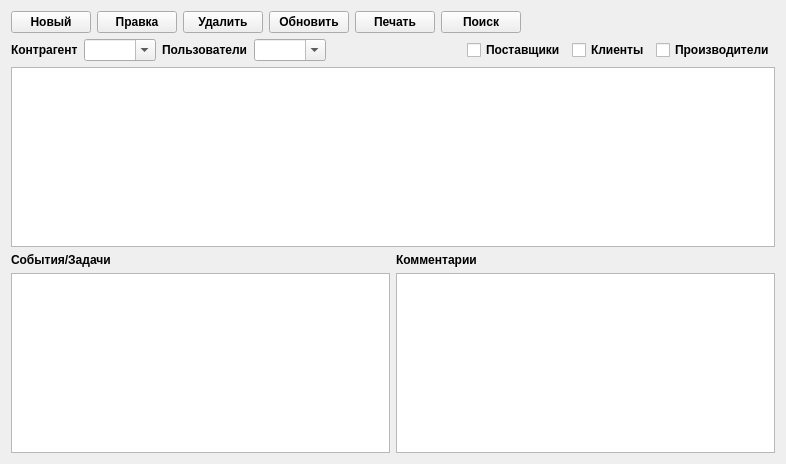
<?xml version="1.0" encoding="UTF-8"?>
<ui version="4.0">
 <class>Contacts</class>
 <widget class="QWidget" name="Contacts">
  <property name="geometry">
   <rect>
    <x>0</x>
    <y>0</y>
    <width>786</width>
    <height>464</height>
   </rect>
  </property>
  <property name="sizePolicy">
   <sizepolicy hsizetype="Preferred" vsizetype="Preferred">
    <horstretch>0</horstretch>
    <verstretch>0</verstretch>
   </sizepolicy>
  </property>
  <property name="minimumSize">
   <size>
    <width>0</width>
    <height>0</height>
   </size>
  </property>
  <property name="windowTitle">
   <string/>
  </property>
  <layout class="QGridLayout" name="gridLayout">
   <item row="0" column="0">
    <layout class="QHBoxLayout" name="horizontalLayout">
     <item>
      <widget class="QPushButton" name="buttonNew">
       <property name="font">
        <font>
         <family>Arial</family>
         <pointsize>9</pointsize>
         <weight>75</weight>
         <bold>true</bold>
        </font>
       </property>
       <property name="text">
        <string>Новый</string>
       </property>
       <property name="icon">
        <iconset>
         <normaloff>:/forms/data/img/png/new_document.png</normaloff>:/forms/data/img/png/new_document.png</iconset>
       </property>
      </widget>
     </item>
     <item>
      <widget class="QPushButton" name="buttonEdit">
       <property name="font">
        <font>
         <family>Arial</family>
         <pointsize>9</pointsize>
         <weight>75</weight>
         <bold>true</bold>
        </font>
       </property>
       <property name="text">
        <string>Правка</string>
       </property>
       <property name="icon">
        <iconset>
         <normaloff>:/forms/data/img/png/document_edit.png</normaloff>:/forms/data/img/png/document_edit.png</iconset>
       </property>
      </widget>
     </item>
     <item>
      <widget class="QPushButton" name="buttonDelete">
       <property name="font">
        <font>
         <family>Arial</family>
         <pointsize>9</pointsize>
         <weight>75</weight>
         <bold>true</bold>
        </font>
       </property>
       <property name="text">
        <string>Удалить</string>
       </property>
       <property name="icon">
        <iconset>
         <normaloff>:/forms/data/img/png/delete.png</normaloff>:/forms/data/img/png/delete.png</iconset>
       </property>
      </widget>
     </item>
     <item>
      <widget class="QPushButton" name="buttonRefresh">
       <property name="font">
        <font>
         <family>Arial</family>
         <pointsize>9</pointsize>
         <weight>75</weight>
         <bold>true</bold>
        </font>
       </property>
       <property name="text">
        <string>Обновить</string>
       </property>
       <property name="icon">
        <iconset>
         <normaloff>:/forms/data/img/png/refresh.png</normaloff>:/forms/data/img/png/refresh.png</iconset>
       </property>
      </widget>
     </item>
     <item>
      <widget class="QPushButton" name="buttonPrint">
       <property name="font">
        <font>
         <family>Arial</family>
         <pointsize>9</pointsize>
         <weight>75</weight>
         <bold>true</bold>
        </font>
       </property>
       <property name="text">
        <string>Печать</string>
       </property>
       <property name="icon">
        <iconset>
         <normaloff>:/forms/data/img/png/print.png</normaloff>:/forms/data/img/png/print.png</iconset>
       </property>
      </widget>
     </item>
     <item>
      <widget class="QPushButton" name="buttonSearch">
       <property name="font">
        <font>
         <family>Arial</family>
         <pointsize>9</pointsize>
         <weight>75</weight>
         <bold>true</bold>
        </font>
       </property>
       <property name="text">
        <string>Поиск</string>
       </property>
       <property name="icon">
        <iconset>
         <normaloff>:/forms/data/img/png/find.png</normaloff>:/forms/data/img/png/find.png</iconset>
       </property>
      </widget>
     </item>
     <item>
      <spacer name="horizontalSpacer_2">
       <property name="orientation">
        <enum>Qt::Horizontal</enum>
       </property>
       <property name="sizeHint" stdset="0">
        <size>
         <width>40</width>
         <height>20</height>
        </size>
       </property>
      </spacer>
     </item>
    </layout>
   </item>
   <item row="1" column="0">
    <layout class="QHBoxLayout" name="horizontalLayout_4">
     <item>
      <widget class="QLabel" name="labelContractor">
       <property name="font">
        <font>
         <family>Arial</family>
         <pointsize>9</pointsize>
         <weight>75</weight>
         <bold>true</bold>
        </font>
       </property>
       <property name="text">
        <string>Контрагент</string>
       </property>
       <property name="buddy">
        <cstring>comboContractor</cstring>
       </property>
      </widget>
     </item>
     <item>
      <widget class="QComboBox" name="comboContractor">
       <property name="editable">
        <bool>true</bool>
       </property>
      </widget>
     </item>
     <item>
      <widget class="QLabel" name="labelUsers">
       <property name="font">
        <font>
         <family>Arial</family>
         <pointsize>9</pointsize>
         <weight>75</weight>
         <bold>true</bold>
        </font>
       </property>
       <property name="text">
        <string>Пользователи</string>
       </property>
       <property name="buddy">
        <cstring>comboUsers</cstring>
       </property>
      </widget>
     </item>
     <item>
      <widget class="QComboBox" name="comboUsers">
       <property name="editable">
        <bool>true</bool>
       </property>
      </widget>
     </item>
     <item>
      <spacer name="horizontalSpacer">
       <property name="orientation">
        <enum>Qt::Horizontal</enum>
       </property>
       <property name="sizeHint" stdset="0">
        <size>
         <width>40</width>
         <height>20</height>
        </size>
       </property>
      </spacer>
     </item>
     <item>
      <widget class="QCheckBox" name="checkSuppliers">
       <property name="font">
        <font>
         <family>Arial</family>
         <pointsize>9</pointsize>
         <weight>75</weight>
         <bold>true</bold>
        </font>
       </property>
       <property name="text">
        <string>Поставщики</string>
       </property>
      </widget>
     </item>
     <item>
      <widget class="QCheckBox" name="checkClients">
       <property name="font">
        <font>
         <family>Arial</family>
         <pointsize>9</pointsize>
         <weight>75</weight>
         <bold>true</bold>
        </font>
       </property>
       <property name="text">
        <string>Клиенты</string>
       </property>
      </widget>
     </item>
     <item>
      <widget class="QCheckBox" name="checkProducers">
       <property name="font">
        <font>
         <family>Arial</family>
         <pointsize>9</pointsize>
         <weight>75</weight>
         <bold>true</bold>
        </font>
       </property>
       <property name="text">
        <string>Производители</string>
       </property>
      </widget>
     </item>
    </layout>
   </item>
   <item row="2" column="0">
    <layout class="QVBoxLayout" name="verticalLayout">
     <item>
      <widget class="QTreeView" name="treeViewContacts"/>
     </item>
    </layout>
   </item>
   <item row="3" column="0">
    <layout class="QHBoxLayout" name="horizontalLayout_3">
     <item>
      <widget class="QLabel" name="labelActions">
       <property name="font">
        <font>
         <family>Arial</family>
         <pointsize>9</pointsize>
         <weight>75</weight>
         <italic>false</italic>
         <bold>true</bold>
        </font>
       </property>
       <property name="text">
        <string>События/Задачи</string>
       </property>
      </widget>
     </item>
     <item>
      <widget class="QLabel" name="labelComments">
       <property name="font">
        <font>
         <family>Arial</family>
         <pointsize>9</pointsize>
         <weight>75</weight>
         <bold>true</bold>
        </font>
       </property>
       <property name="text">
        <string>Комментарии</string>
       </property>
      </widget>
     </item>
    </layout>
   </item>
   <item row="4" column="0">
    <layout class="QHBoxLayout" name="horizontalLayout_2">
     <item>
      <widget class="QTreeView" name="treeViewActions"/>
     </item>
     <item>
      <widget class="QTextEdit" name="textEditComments"/>
     </item>
    </layout>
   </item>
  </layout>
 </widget>
 <resources/>
 <connections/>
</ui>
